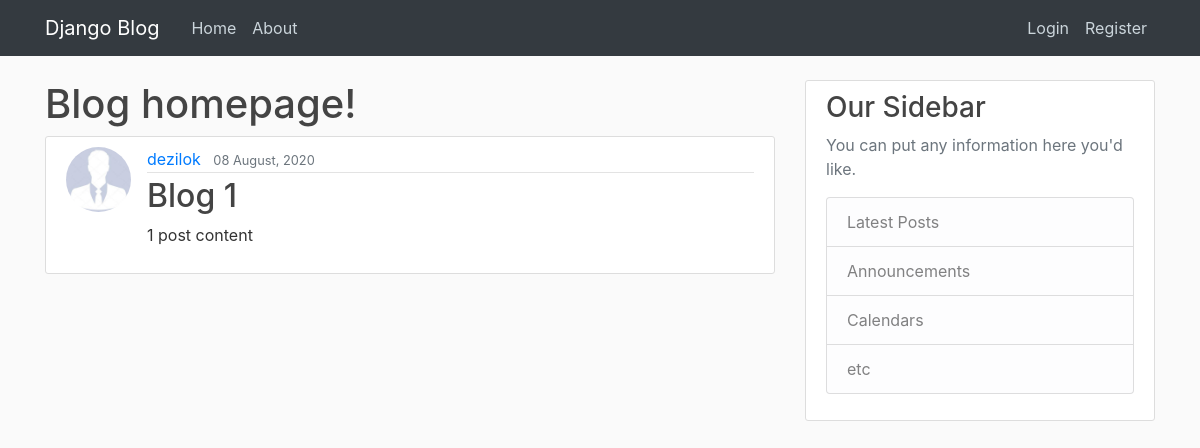
The app's page /, older data.
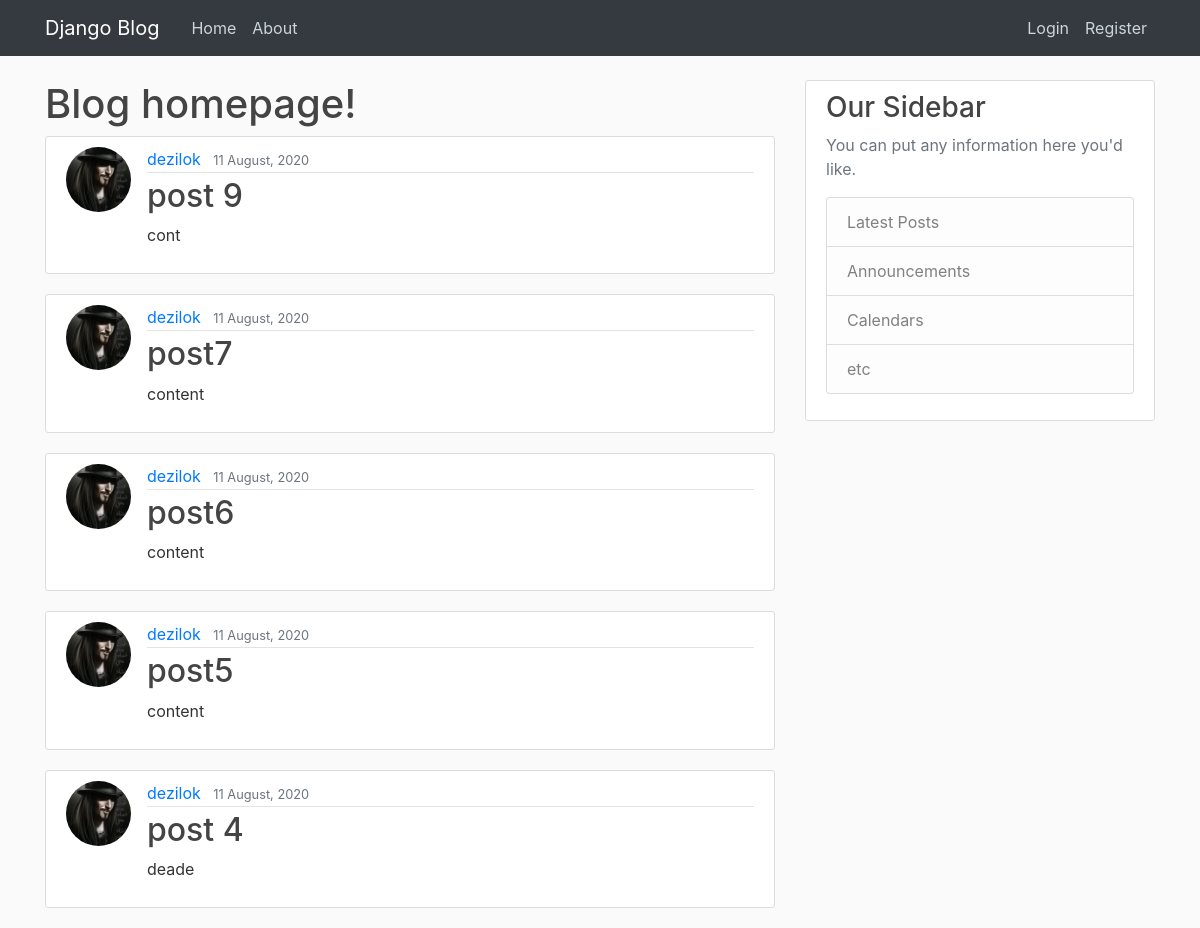
The same page, newer data.
### blog/models.py (models this page shows, shortened)
class Post(models.Model):
    title = models.CharField(max_length=120)
    content = models.TextField()
    date_posted = models.DateTimeField(default=timezone.now)
    author = models.ForeignKey(User, on_delete=models.CASCADE)

### users/models.py (models this page shows, shortened)
class Profile(models.Model):
    user = models.OneToOneField(User, on_delete=models.CASCADE)
    age = models.PositiveSmallIntegerField(default=0, blank=True)
    image = models.ImageField(default='default.jpg', upload_to='profile_pics')
    about_me = models.TextField(default='About me')

### blog/views.py (the view)
# urls.py: path('', PostListView.as_view(), name='blog-homepage'),
class PostListView(ListView):
    model = Post
    template_name = 'blog/homepage.html'
    context_object_name = 'posts'
    ordering = ['-date_posted']
    paginate_by = 5

### blog/templates/blog/homepage.html
{% extends 'blog/base.html' %}
{% block content %}
    <h1>Blog homepage!</h1>
    {% for post in posts %}
        <article class="media content-section">
            <img class="rounded-circle article-img" src="{{ post.author.profile.image.url }}">
            <div class="media-body">
                <div class="article-metadata">
                    <a class="mr-2" href="#">{{ post.author }}</a>
                    <small class="text-muted">{{ post.date_posted|date:'d F, Y' }}</small>
                </div>
                <h2><a class="article-title" href="{% url 'post-detail' post.id %}">{{ post.title }}</a></h2>
                <p class="article-content">{{ post.content }}</p>
            </div>
        </article>
    {% endfor %}
{% endblock content %}

Row changes from the older to the newer data that the page shows:
no longer on this page (row edited): Post: author.profile.image (placeholder picture), author "dezilok", date_posted "08 August, 2020", title "Blog 1", content "1 post content"
added Post: author.profile.image (picture), author "dezilok", date_posted "11 August, 2020", title "post 9", content "cont"
added Post: author.profile.image (picture), author "dezilok", date_posted "11 August, 2020", title "post7", content "content"
added Post: author.profile.image (picture), author "dezilok", date_posted "11 August, 2020", title "post6", content "content"
added Post: author.profile.image (picture), author "dezilok", date_posted "11 August, 2020", title "post5", content "content"
added Post: author.profile.image (picture), author "dezilok", date_posted "11 August, 2020", title "post 4", content "deade"
